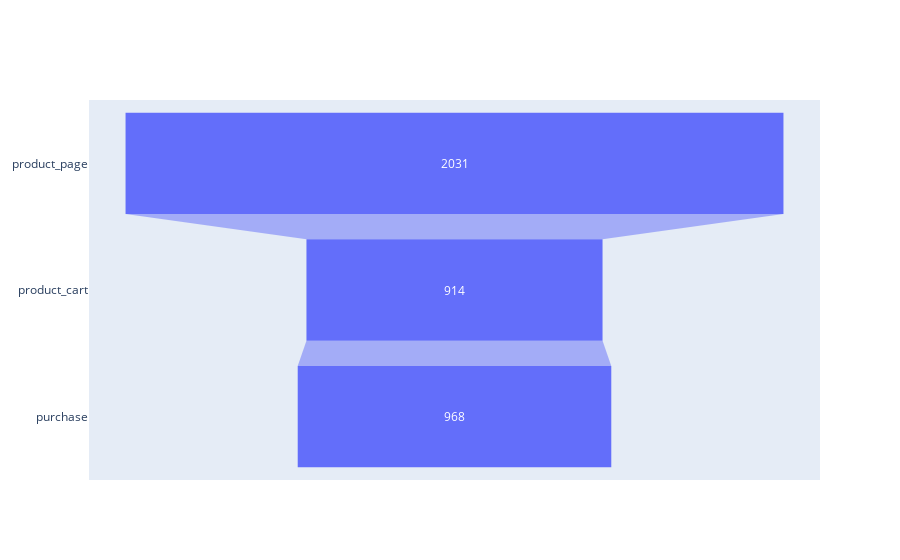

The code cell stored with this chart in its notebook:
### Code cell
#realizar embudo para ab_events_freq

ab_events_funnel = ab_events_freq.query('evento != "login"')

fig = go.Figure(go.Funnel(
   y=ab_events_funnel['evento'],
    x=ab_events_funnel['num_usuarios']
))

# Mostrar el gráfico
fig.show()

### Figure 1 — Plotly figure (JSON) as saved in the notebook; plotly's stock layout.template omitted (floating-point values rounded to 4 significant figures)
{"data": [{"type": "funnel", "x": [2031, 914, 968], "y": ["product_page", "product_cart", "purchase"]}], "layout": {}}
